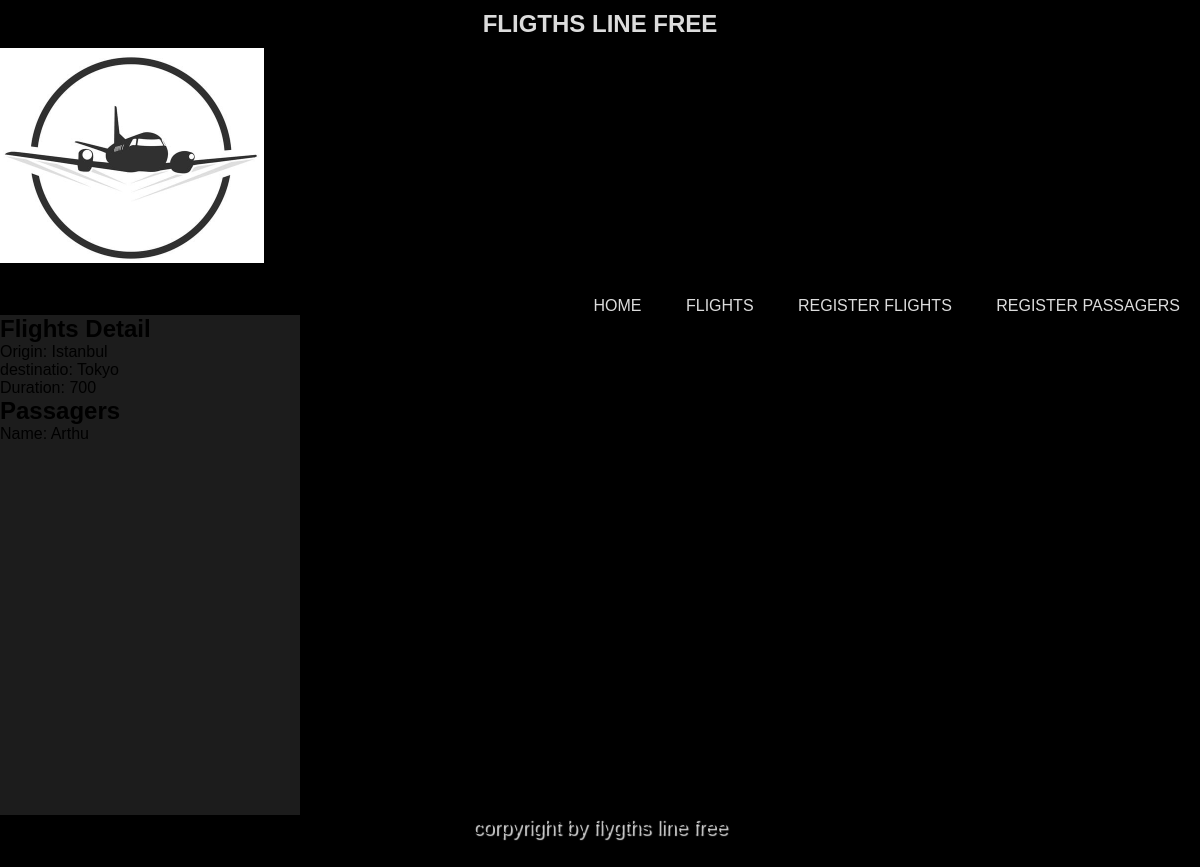
Page /flights/3 on the earlier database version.
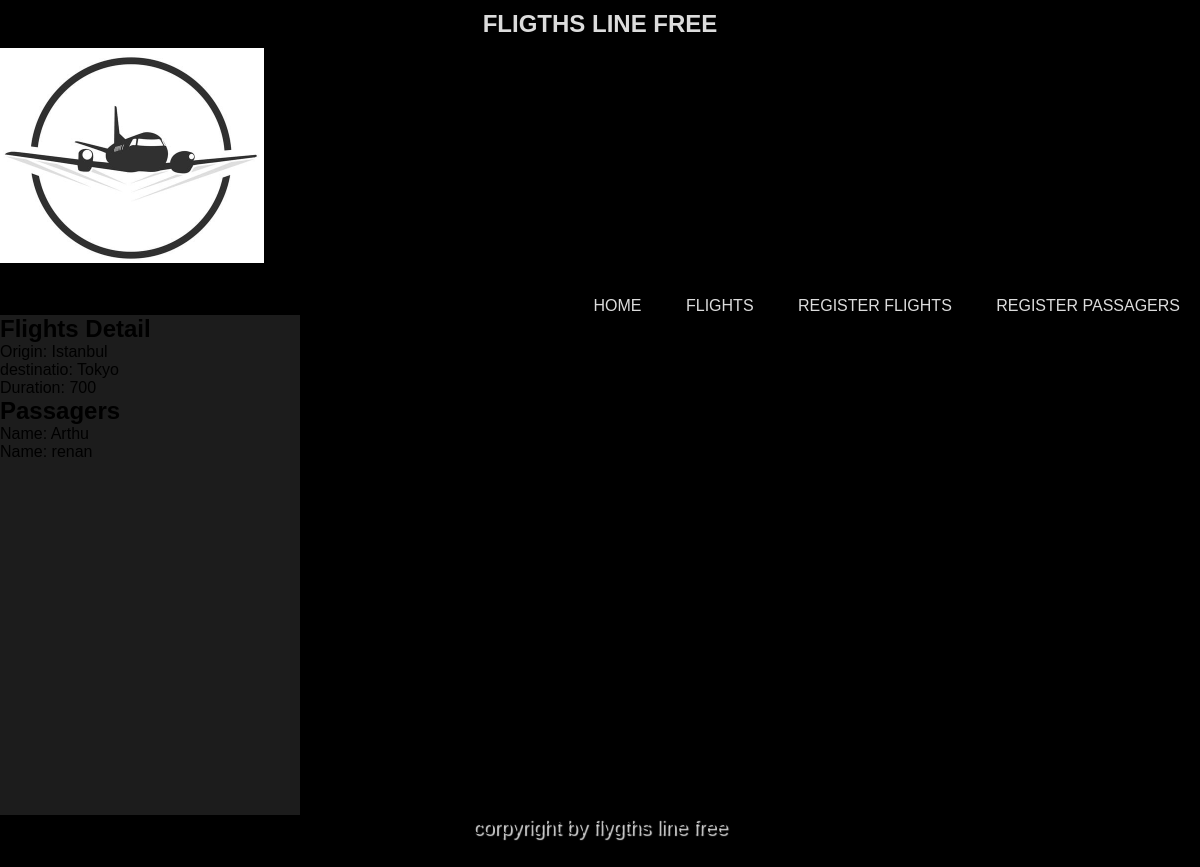
Same page on the later database version.
### app.py (models this page shows)
class Flights(db.Model):
	id = db.Column(db.Integer, primary_key=True)
	origin = db.Column(db.String(80), nullable=False)
	destination = db.Column(db.String(80), nullable=False)
	duration = db.Column(db.Integer, nullable=False)

class Passengers(db.Model):
	id = db.Column(db.Integer, primary_key=True)
	name = db.Column(db.String)
	flight_id = db.Column(db.Integer)

### app.py (the view)
@app.route("/flights/<int:flight_id>")
def  flights_detail(flight_id):
	flights = Flights.query.filter_by(id=flight_id)
	passengers = Passengers.query.filter_by(flight_id=flight_id)
	return render_template("flights_detail.html", flights=flights, passengers=passengers)

### templates/flights_detail.html (shortened to what this page needs)
{% extends "base.html"%}
	{% block body%}
		<h2>Flights Detail</h2>
		{% for flight in flights %}
			<ul>
				<li> Origin: {{ flight.origin }} </li>
				<li> destinatio: {{ flight.destination }} </li>
				<li> Duration: {{ flight.duration }} </li>
			</ul>
		{% endfor%}
		<h2> Passagers </h2>
		<ul>
			{% for passenger in passengers %}
				<li>Name: {{ passenger.name }}</li>
			{% else %}
				<li> No Passangers</li>
			{% endfor %}
		</ul>
	{% endblock %}

### templates/base.html
<!DOCTYPE html>
<html>
<head>
	<link rel="stylesheet" type="text/css" href="{{ url_for('static', filename='style.css') }}">
	<h2 id="title-menu"> FLIGTHS LINE FREE </h2>
</head>
<body>
	<head>
		<div class="contanier">
			<div id="logo">
				<img src="{{ url_for('static', filename='img/logo2.png') }}">
			</div>
			<div id="menu">
				<a href="/">HOME</a>
				<a href="{{ url_for('flights_registered_db')}}">FLIGHTS</a>
				<a href="{{ url_for('register')}}">REGISTER FLIGHTS</a>
				<a href="{{ url_for('passagers_view')}}">REGISTER PASSAGERS</a>
			</div>
		</div>
	</head>
	<div id="principal_base">
		<div class="contanier">
			<div class="box">
				{% block body%}
				{% endblock %}
			</div>
		</div>
	</div>
	<footer> corpyright by flygths line free </footer>
</body>
</html>

### static/style.css (style rules this page uses)
body { background-color:#000000; }
* { margin: 0; padding: 0; font-family: Helvetica, arial; }
footer { clear: both; background-color:#000000; height: 50px; text-align: center; padding: 1px; font-size:20px; text-shadow:2px 2px 1px #DCDCDC; }
h2 { margin: 10px; }
#title-menu { color:#DCDCDC; text-align: center; }
#logo { margin: 0px float:left; }
#menu { background-color:#000000; margin-top:30px; float:right; }
#menu a { padding:52px 20px; text-decoration: none; color:#DCDCDC; text-shadow: 1px 1px #000000; }
.box { width: 300px; min-height: 500px; background: #E1D2D2; align-items: center }

Differences in the rows shown:
added Passengers: name "renan"
